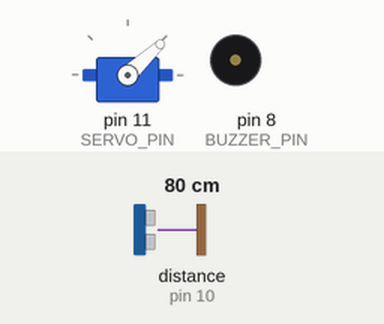
Simulated run of this sketch. Board: Arduino Uno, built with avr-gcc and run on an emulated ATmega328P. Shown: servo, buzzer (waves = sounding). Wiring (inferred from the names in the program): ultrasonic range finder: trigger pin 9; echo pin 10. The inputs (shaded band) are chosen by the test bench; at power-on: distance to the obstacle (sensor on pin 10) 80 cm. The echo pulse lasts 58.3 µs per cm; what the sketch prints to the serial monitor is not drawn.

Above: at 1.28 s.
1.3 s: distance to the obstacle (sensor on pin 10) set to 2 cm
At 1.48 s:
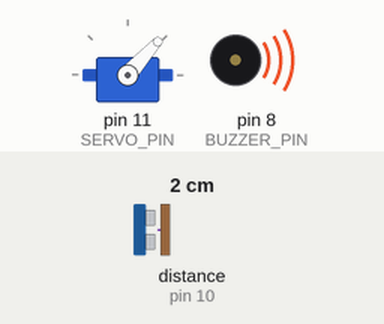
4.3 s: distance to the obstacle (sensor on pin 10) set to 17 cm
7.3 s: distance to the obstacle (sensor on pin 10) set to 23 cm
At 7.45 s:
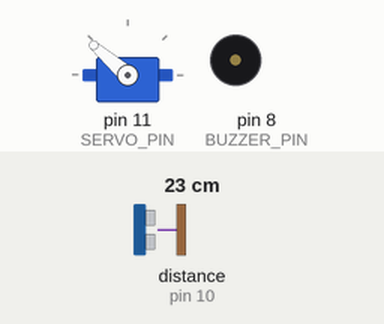
10.3 s: distance to the obstacle (sensor on pin 10) set to 4 cm
At 10.48 s:
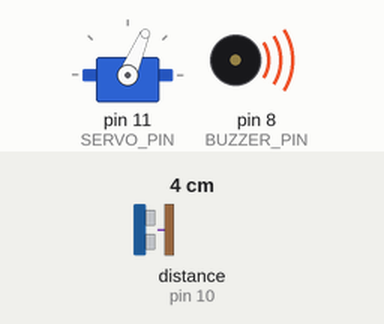
13.3 s: distance to the obstacle (sensor on pin 10) set to 35 cm
At 14.56 s:
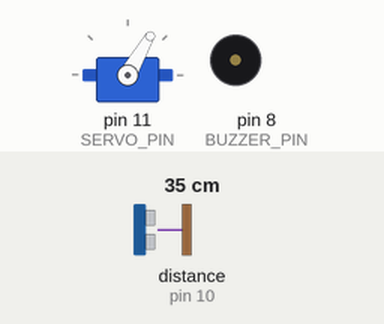
16.3 s: distance to the obstacle (sensor on pin 10) set to 9 cm
At 16.48 s:
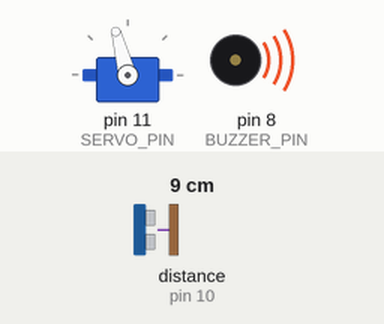
Timing chart, 0 to 20.3 s (numbered marks = the images above; inputs shaded):
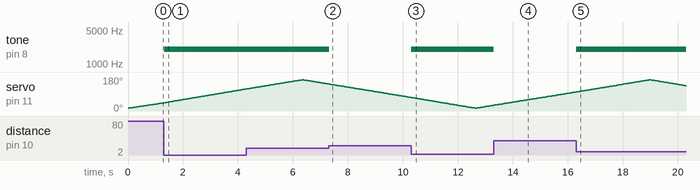

The sketch:

arduino_radar.ino
```cpp
// Arduino radar: HC-SR04 on an SG90 servo, buzzer alert, data sent to laptop over USB
#include <Servo.h>

const int TRIG_PIN = 9;
const int ECHO_PIN = 10;
const int SERVO_PIN = 11;
const int BUZZER_PIN = 8;

const int ALERT_DISTANCE_CM = 20;  // buzzer sounds if something is closer than this
const int MIN_ANGLE = 15;
const int MAX_ANGLE = 165;

Servo radarServo;

void setup() {
  pinMode(TRIG_PIN, OUTPUT);
  pinMode(ECHO_PIN, INPUT);
  pinMode(BUZZER_PIN, OUTPUT);
  radarServo.attach(SERVO_PIN);
  Serial.begin(9600);
}

int readDistanceCm() {
  digitalWrite(TRIG_PIN, LOW);
  delayMicroseconds(2);
  digitalWrite(TRIG_PIN, HIGH);
  delayMicroseconds(10);
  digitalWrite(TRIG_PIN, LOW);

  long duration = pulseIn(ECHO_PIN, HIGH, 30000);  // 30 ms timeout (~5 m)
  if (duration == 0) return 0;                      // nothing detected
  return duration * 0.034 / 2;
}

void scanAt(int angle) {
  radarServo.write(angle);
  delay(40);  // let the servo settle
  int distance = readDistanceCm();

  // Buzzer alert (tone() works for both active and passive buzzers)
  if (distance > 0 && distance < ALERT_DISTANCE_CM) {
    tone(BUZZER_PIN, 2000);
  } else {
    noTone(BUZZER_PIN);
  }

  // Format read by the laptop display: angle,distance.
  Serial.print(angle);
  Serial.print(",");
  Serial.print(distance);
  Serial.print(".");
}

void loop() {
  for (int angle = MIN_ANGLE; angle <= MAX_ANGLE; angle++) scanAt(angle);
  for (int angle = MAX_ANGLE; angle >= MIN_ANGLE; angle--) scanAt(angle);
}
```

Measured:
- the behaviour switches between 20 and 21 cm on distance to the obstacle (sensor on pin 10) (found by bisection; images 1 and 2)
- after the input at 1.3 s, tone on pin 8 (BUZZER_PIN): silent → 2000 Hz at once
- after the input at 7.3 s, tone on pin 8 (BUZZER_PIN): 2000 Hz → silent at once
- after the input at 10.3 s, tone on pin 8 (BUZZER_PIN): silent → 2000 Hz at once
- after the input at 13.3 s, tone on pin 8 (BUZZER_PIN): 2000 Hz → silent at once
- after the input at 16.3 s, tone on pin 8 (BUZZER_PIN): silent → 2000 Hz at once
- by itself, servo on pin 11 (SERVO_PIN): rises from 100° to 165° in 2.6 s, then falls to 134° in 1.3 s
